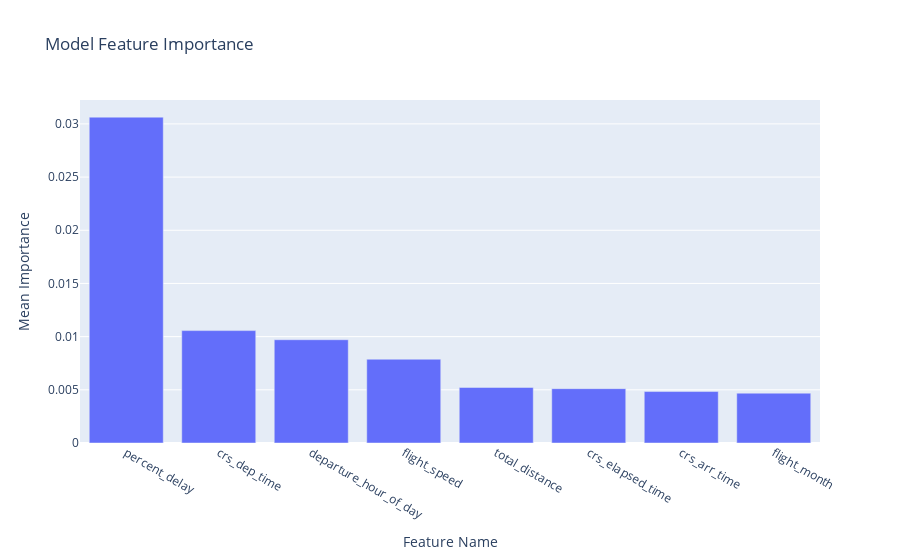

The notebook cell this image was saved under:
### Code cell
import plotly.express as px
import chart_studio.plotly as py
fig = px.bar(title='Model Feature Importance',
             x=x_axis[:8], 
             y=y_axis[:8],
             labels={
                     "x": "Feature Name",
                     "y": "Mean Importance",
                     "species": "Species of Iris"
                 },
             )
fig.show()
py.plot(fig)

### Figure 1 — Plotly figure (JSON) as saved in the notebook; plotly's stock layout.template omitted (floating-point values rounded to 4 significant figures)
{"data": [{"alignmentgroup": "True", "hovertemplate": "Feature Name=%{x}<br>Mean Importance=%{y}<extra></extra>", "legendgroup": "", "marker": {"color": "#636efa"}, "name": "", "offsetgroup": "", "orientation": "v", "showlegend": false, "textposition": "auto", "type": "bar", "x": ["percent_delay", "crs_dep_time", "departure_hour_of_day", "flight_speed", "total_distance", "crs_elapsed_time", "crs_arr_time", "flight_month"], "xaxis": "x", "y": [0.03063, 0.01057, 0.00971, 0.007875, 0.005223, 0.005107, 0.004837, 0.004686], "yaxis": "y"}], "layout": {"autosize": true, "barmode": "relative", "legend": {"tracegroupgap": 0}, "title": {"text": "Model Feature Importance"}, "xaxis": {"anchor": "y", "autorange": true, "domain": [0, 1], "range": [-0.5, 7.5], "title": {"text": "Feature Name"}, "type": "category"}, "yaxis": {"anchor": "x", "autorange": true, "domain": [0, 1], "range": [0, 0.03225], "title": {"text": "Mean Importance"}, "type": "linear"}}}
